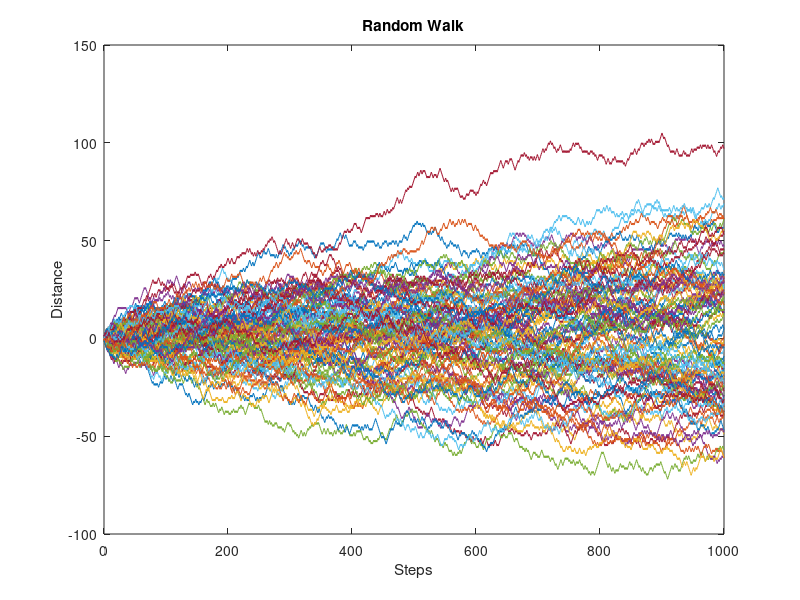
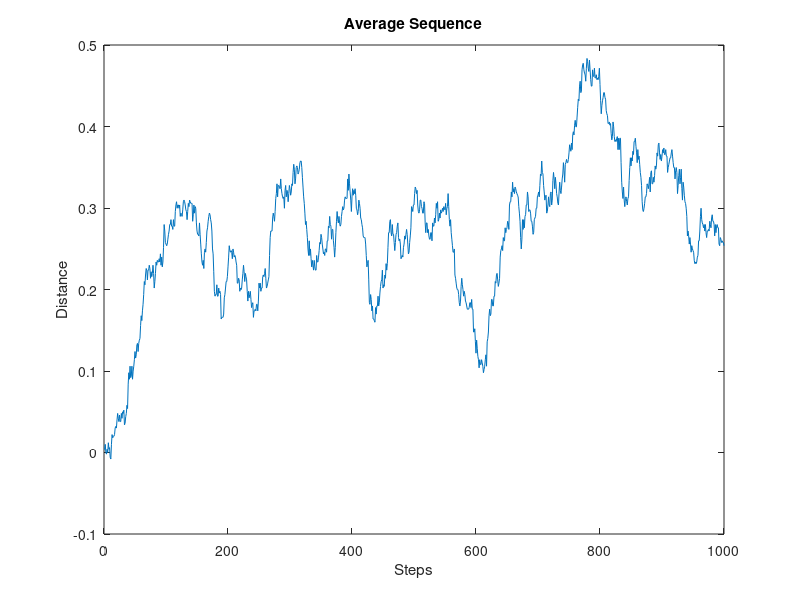
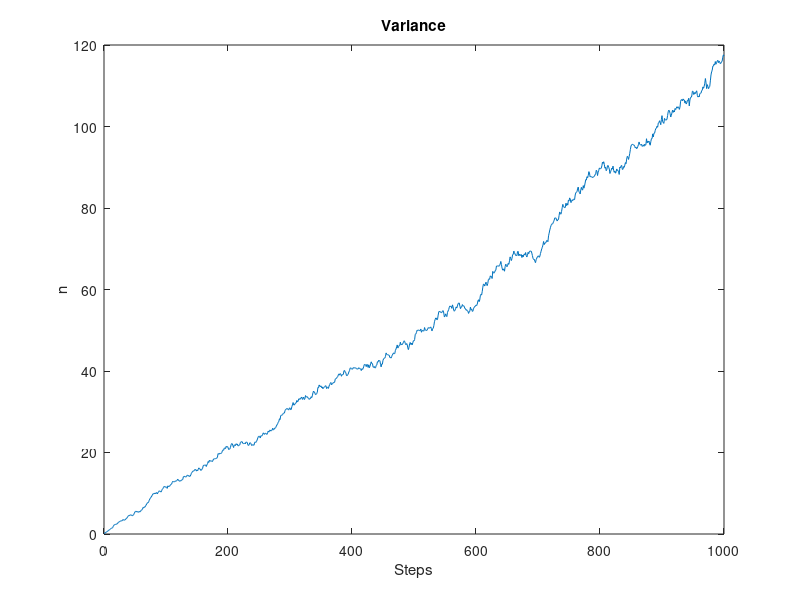

These charts were generated, in order, by the following MATLAB code:
function randomWalk()
% RANDOMWALK Simulates a random walk
% Plots the mean and variance
%


    M=100;
    N=1000;
    S=1;
    randSeqReal = rand(N+1,M);
    randSteps = S*((randSeqReal>0.5) - (randSeqReal<0.5));
    randDist = cumsum(randSteps);

    figure;
    plot([0:N],randDist);
    xlabel('Steps');
    ylabel('Distance');
    title('Random Walk');
    
    avgDist = sum(randDist')/(N+1);
    figure;
    plot([0:N],avgDist);
    xlabel('Steps');
    ylabel('Distance');
    title('Average Sequence');
    
    
    varDist = sum(((randDist.^2) - repmat((avgDist').^2,1,M))')/(N+1);
    figure;
    plot([0:N],varDist);
    xlabel('Steps');
    ylabel('n');
    title('Variance');
    

end